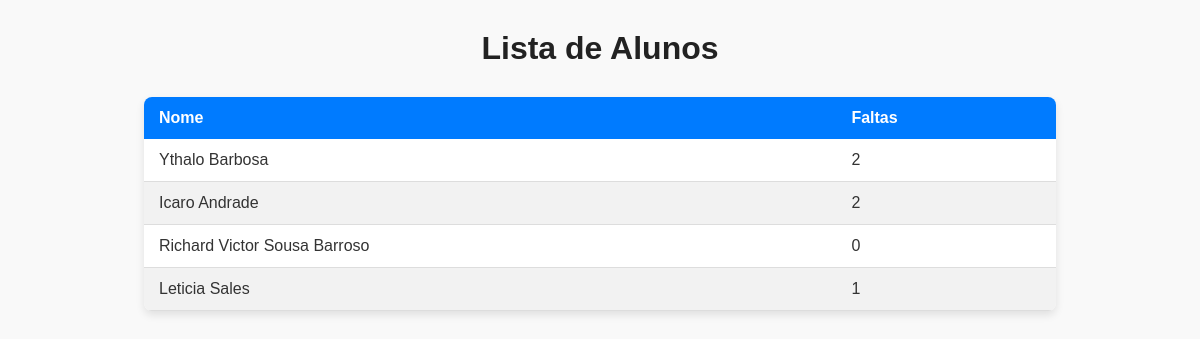
/gestao/view_alunos/6 (signed in), run on the app's committed database.
### usuarios/models.py (models this page shows, shortened)
class Aluno(models.Model):
    nome = models.TextField()

### gestao/views.py (the view)
# urls.py: path('view_alunos/<int:turma_id>',views.alunos_view, name="view_alunos"),
@login_required
def alunos_view(request, turma_id):
    turma = get_object_or_404(Turma, id=turma_id)
    alunos = turma.alunos.all()
    for aluno in alunos:
        total_faltas = aluno.presencas.aggregate(total=Sum('faltas'))['total']
        aluno.faltas = total_faltas if total_faltas else 0
    return render(request, "alunos.html", {"alunos": alunos})

### gestao/templates/alunos.html (shortened to what this page needs)
{% load static %}
<!DOCTYPE html>
<html lang="en">
<head>
    <link rel="stylesheet" href="{% static 'css/alunos.css' %}">
</head>
<body>
    <h1>Lista de Alunos</h1>
    <table>
        <thead>
            <tr>
                <th>Nome</th>
                <th>Faltas</th>
            </tr>
        </thead>
        <tbody>
            {% for aluno in alunos %}
            <tr>
                <td>{{ aluno.nome }}</td>
                <td>{{ aluno.faltas }}</td>
            </tr>
            {% endfor %}
        </tbody>
    </table>
</body>
</html>

### gestao/static/css/alunos.css (style rules this page uses)
* { margin: 0; padding: 0; box-sizing: border-box; font-family: Arial, Helvetica, sans-serif; }
body { background-color: #f9f9f9; padding: 30px; color: #333; }
h1 { text-align: center; margin-bottom: 30px; font-size: 2em; color: #222; }
table { width: 80%; margin: 0 auto; border-collapse: collapse; background-color: #fff; box-shadow: 0 4px 8px rgba(0,0,0,0.1); border-radius: 8px; overflow: hidden; }
thead { background-color: #007bff; color: white; }
thead th { padding: 12px 15px; text-align: left; }
tbody tr { border-bottom: 1px solid #ddd; }
tbody tr:nth-child(even) { background-color: #f2f2f2; }
td { padding: 12px 15px; }

### data on the page
Aluno: nome "Ythalo Barbosa", faltas "2"
Aluno: nome "Icaro Andrade", faltas "2"
Aluno: nome "Richard Victor Sousa Barroso", faltas "0"
Aluno: nome "Leticia Sales", faltas "1"
